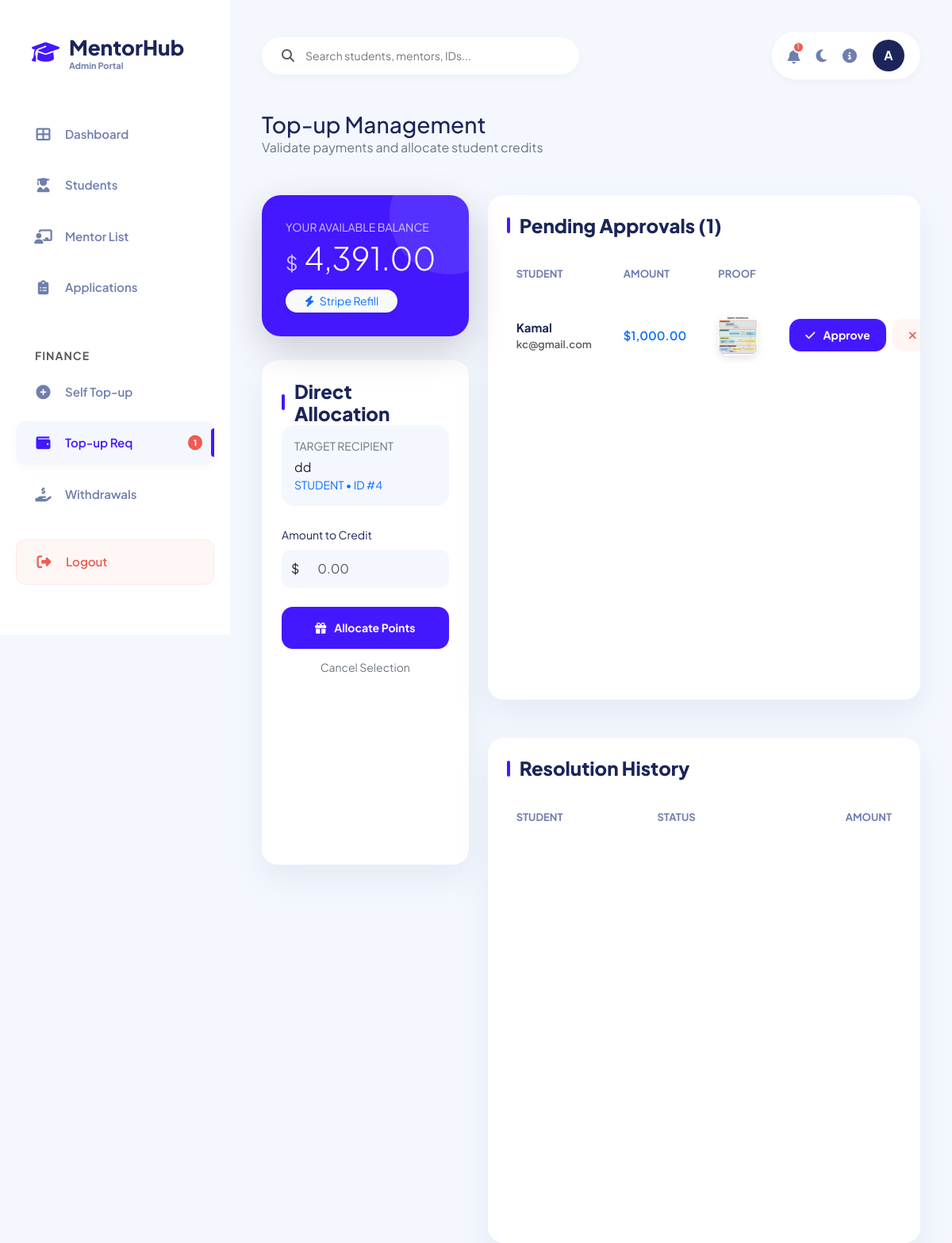
The page /admin/topup.php?id=4 (signed in) on the database its author committed.
### tables this page shows
CREATE TABLE `users` (
  `id` int(11) NOT NULL,
  `name` varchar(100) NOT NULL,
  `email` varchar(150) NOT NULL,
  `password` varchar(255) NOT NULL,
  `created_by_admin` int(11) DEFAULT NULL,
  `role` enum('admin','student','mentor') DEFAULT 'student',
  `status` enum('active','suspended') DEFAULT 'active',
  `created_by` int(11) DEFAULT NULL,
  `mentor_id` int(11) DEFAULT NULL,
  `is_mentor` tinyint(1) DEFAULT 0,
  `created_at` datetime DEFAULT current_timestamp(),
  `balance` decimal(10,2) NOT NULL DEFAULT 0.00,
  `mentor_status` varchar(20) DEFAULT 'none',
  `hourly_rate` decimal(10,2) DEFAULT 10.00,
  `is_volunteer` tinyint(1) DEFAULT 0,
  `admin_id` int(11) DEFAULT NULL,
  `education` text DEFAULT NULL,
  `expertise` text DEFAULT NULL,
  `bio` text DEFAULT NULL,
  `mentor_documents` text DEFAULT NULL,
  `profile_photo` varchar(255) DEFAULT NULL,
  `last_seen` datetime DEFAULT NULL,
  `qr_code` varchar(255) DEFAULT NULL,
  `teaching_balance` decimal(10,2) DEFAULT 0.00
);

CREATE TABLE `topup_requests` (
  `id` int(11) NOT NULL,
  `student_id` int(11) NOT NULL,
  `admin_id` int(11) NOT NULL,
  `amount` decimal(10,2) NOT NULL,
  `proof_image` varchar(255) NOT NULL,
  `status` enum('pending','approved','rejected') DEFAULT 'pending',
  `created_at` timestamp NOT NULL DEFAULT current_timestamp(),
  `bank_info` text DEFAULT NULL,
  `rejection_reason` text DEFAULT NULL,
  `rejection_proof` varchar(255) DEFAULT NULL
);

### public/admin/topup.php (the view, shortened to what this page needs)
<?php
require_once __DIR__ . '/../../includes/db.php';
$admin_id = $_SESSION['user_id'];
$target_user = null;
if (isset($_GET['id'])) {
    $stmt = $pdo->prepare("SELECT id, name, role FROM users WHERE id = ?");
    $stmt->execute([$_GET['id']]);
    $target_user = $stmt->fetch();
}
$stmt = $pdo->prepare("SELECT balance FROM users WHERE id = ?");
$stmt->execute([$admin_id]);
$balance = $stmt->fetchColumn();
$stmt = $pdo->prepare("
    SELECT tr.*, u.name as student_name, u.email as student_email
    FROM topup_requests tr
    JOIN users u ON tr.student_id = u.id
    WHERE tr.admin_id = ? AND tr.status = 'pending'
    ORDER BY tr.created_at ASC
");
$stmt->execute([$admin_id]);
$pending = $stmt->fetchAll();
include 'layout_header.php';
?>
    <div class="d-flex justify-content-between align-items-center mb-5">
        <div>
            <h1 class="fw-800 fs-3 m-0">Top-up Management</h1>
            <p class="text-secondary fw-500 m-0">Validate payments and allocate student credits</p>
        </div>
    </div>
    <div class="row g-4">
        <div class="col-lg-4">
            <div class="wallet-banner shadow-lg">
                <div class="small fw-700 opacity-75 mb-1 text-uppercase">Your Available Balance</div>
                <div class="d-flex align-items-baseline gap-2">
                    <span class="fs-4 fw-700 opacity-75">$</span>
                    <span class="display-6 fw-800"><?= number_format($balance, 2) ?></span>
                </div>
                <a href="admin_topup.php" class="btn btn-light btn-sm mt-3 px-4 rounded-pill fw-800 text-primary border-0 shadow-sm">
                    <i class="fas fa-bolt me-1"></i> Stripe Refill
                </a>
            </div>
            <div class="premium-card">
                <h5 class="section-title">Direct Allocation</h5>
                <form method="POST">
                    <?php if ($target_user): ?>
                        <div class="p-3 mb-4 rounded-4" style="background: var(--bg);">
                            <div class="small text-secondary fw-700 mb-1">TARGET RECIPIENT</div>
                            <div class="fw-800 text-dark"><?= htmlspecialchars($target_user['name']) ?></div>
                            <div class="small text-primary fw-700"><?= strtoupper($target_user['role']) ?> • ID #<?= $target_user['id'] ?></div>
                        </div>
                    <?php endif; ?>
                    <div class="mb-4">
                        <label class="form-label fw-700 small">Amount to Credit</label>
                        <div class="input-group">
                            <span class="input-group-text border-0" style="background:var(--bg); border-radius:12px 0 0 12px;">$</span>
                            <input type="number" step="0.01" name="amount" class="form-control" style="padding:12px; border-radius:0 12px 12px 0; background:var(--bg); border:none;" placeholder="0.00" required>
                        </div>
                    </div>
                    <div class="d-grid gap-2">
                        <button type="submit" class="btn-premium btn-p-primary justify-content-center py-3">
                            <i class="fas fa-gift"></i> Allocate Points
                        </button>
                        <?php if ($target_user): ?>
                            <a href="topup.php" class="btn btn-link btn-sm text-secondary text-decoration-none">Cancel Selection</a>
                        <?php endif; ?>
                    </div>
                </form>
            </div>
        </div>
        <div class="col-lg-8">
            <div class="premium-card p-0 overflow-hidden border-0 mb-5">
                <div class="px-4 pt-4">
                    <h5 class="section-title">Pending Approvals (<?= count($pending) ?>)</h5>
                </div>
                <div class="table-responsive p-3">
                    <table class="premium-table mb-0">
                        <thead>
                            <tr>
                                <th>Student</th>
                                <th>Amount</th>
                                <th>Proof</th>
                                <th class="text-end">Actions</th>
                            </tr>
                        </thead>
                        <tbody>
                            <?php foreach($pending as $p): ?>
                            <tr>
                                <td>
                                    <div class="fw-bold"><?= htmlspecialchars($p['student_name']) ?></div>
                                    <div class="small text-muted"><?= htmlspecialchars($p['student_email']) ?></div>
                                </td>
                                <td class="fw-800 text-primary">$<?= number_format($p['amount'], 2) ?></td>
                                <td>
                                    <?php if ($p['proof_image'] && $p['proof_image'] !== 'Direct Assignment'): ?>
                                    <a href="../../uploads/<?= $p['proof_image'] ?>" target="_blank">
                                        <img src="../../uploads/<?= $p['proof_image'] ?>" class="proof-img">
                                    </a>
                                    <?php else: ?>
                                        <span class="text-muted small">N/A</span>
                                    <?php endif; ?>
                                </td>
                                <td>
                                    <div class="d-flex justify-content-end gap-2">
                                        <form method="POST" style="display:inline;">
                                            <button type="submit" class="btn-premium btn-p-primary btn-sm" title="Approve" onclick="return confirm('Confirm points assignment?')">
                                                <i class="fas fa-check"></i> Approve
                                            </button>
                                        </form>
                                        <button type="button" class="btn-premium btn-p-danger btn-sm" title="Reject" data-bs-toggle="modal" data-bs-target="#rejectModal<?= $p['id'] ?>">
                                            <i class="fas fa-times"></i> Reject
                                        </button>
                                    </div>
                                </td>
                            </tr>
                            <?php endforeach; ?>
                        </tbody>
                    </table>
                </div>
            </div>
            <div class="premium-card p-0 overflow-hidden border-0">
                <div class="px-4 pt-4">
                    <h5 class="section-title">Resolution History</h5>
                </div>
                <div class="table-responsive p-3">
                    <table class="premium-table mb-0">
                        <thead>
                            <tr>
                                <th>Student</th>
                                <th>Status</th>
                                <th class="text-end">Amount</th>
                            </tr>
                        </thead>
                    </table>
                </div>
            </div>
        </div>
    </div>
<?php include 'layout_footer.php'; ?>

### public/admin/layout_header.php (style rules this page uses)
:root { --primary: #4318FF; --primary-light: #F4F7FE; --secondary: #707EAE; --dark: #1B2559; --success: #05CD99; --danger: #EE5D50; --warning: #FFB81C; --bg: #F4F7FE; --card-bg: #FFFFFF; --sidebar-width: 290px; --shadow-sm: 0px 4px 12px rgba(0, 0, 0, 0.03); --shadow-md: 0px 18px 40px rgba(112, 144, 176, 0.12); }
body { font-family: 'Plus Jakarta Sans', sans-serif; background-color: var(--bg); color: var(--dark); overflow-x: hidden; margin: 0; }
.premium-card { background: var(--card-bg); border-radius: 20px; padding: 25px; border: none; box-shadow: var(--shadow-md); height: 100%; transition: 0.3s; }
.section-title { font-size: 24px; font-weight: 800; color: var(--dark); margin: 0; display: flex; align-items: center; gap: 12px; }
.section-title::before { content: ''; width: 4px; height: 20px; background: var(--primary); border-radius: 10px; }
.premium-table { width: 100%; border-collapse: separate; border-spacing: 0 12px; }
.premium-table th { color: var(--secondary); font-size: 13px; font-weight: 700; text-transform: uppercase; padding: 10px 20px; border: none; }
.premium-table td { background: var(--card-bg); padding: 20px; border: none; font-weight: 600; font-size: 15px; vertical-align: middle; transition: 0.2s; }
.premium-table td:first-child { border-radius: 20px 0 0 20px; }
.premium-table td:last-child { border-radius: 0 20px 20px 0; }
.btn-premium { padding: 10px 20px; border-radius: 14px; font-size: 14px; font-weight: 700; border: none; transition: 0.3s; display: inline-flex; align-items: center; gap: 10px; text-decoration: none; }
.btn-p-primary { background: var(--primary); color: white; }
.btn-p-danger { background: #FFF5F5; color: var(--danger); }

### public/admin/topup.php (style rules this page uses)
.proof-img { width: 50px; height: 50px; object-fit: cover; border-radius: 12px; transition: 0.2s; box-shadow: 0 4px 10px rgba(0,0,0,0.1); }
.wallet-banner { background: var(--primary); color: white; border-radius: 24px; padding: 30px; margin-bottom: 30px; position: relative; overflow: hidden; }
.wallet-banner::after { content: ""; position: absolute; top: -50px; right: -50px; width: 150px; height: 150px; background: rgba(255,255,255,0.1); border-radius: 50%; }

### rows shown on the page
users: balance "4,391.00"
users: name "dd", role "STUDENT", id "4"
topup_requests: student.name "Kamal", student.email "kc@gmail.com", amount "1,000.00", proof_image (picture)

### other values the page prints
$pending_topup_count "1"
$total_pending_count "1"
substr($_SESSION['role'], 0, 1) "A"
count($pending) "1"
